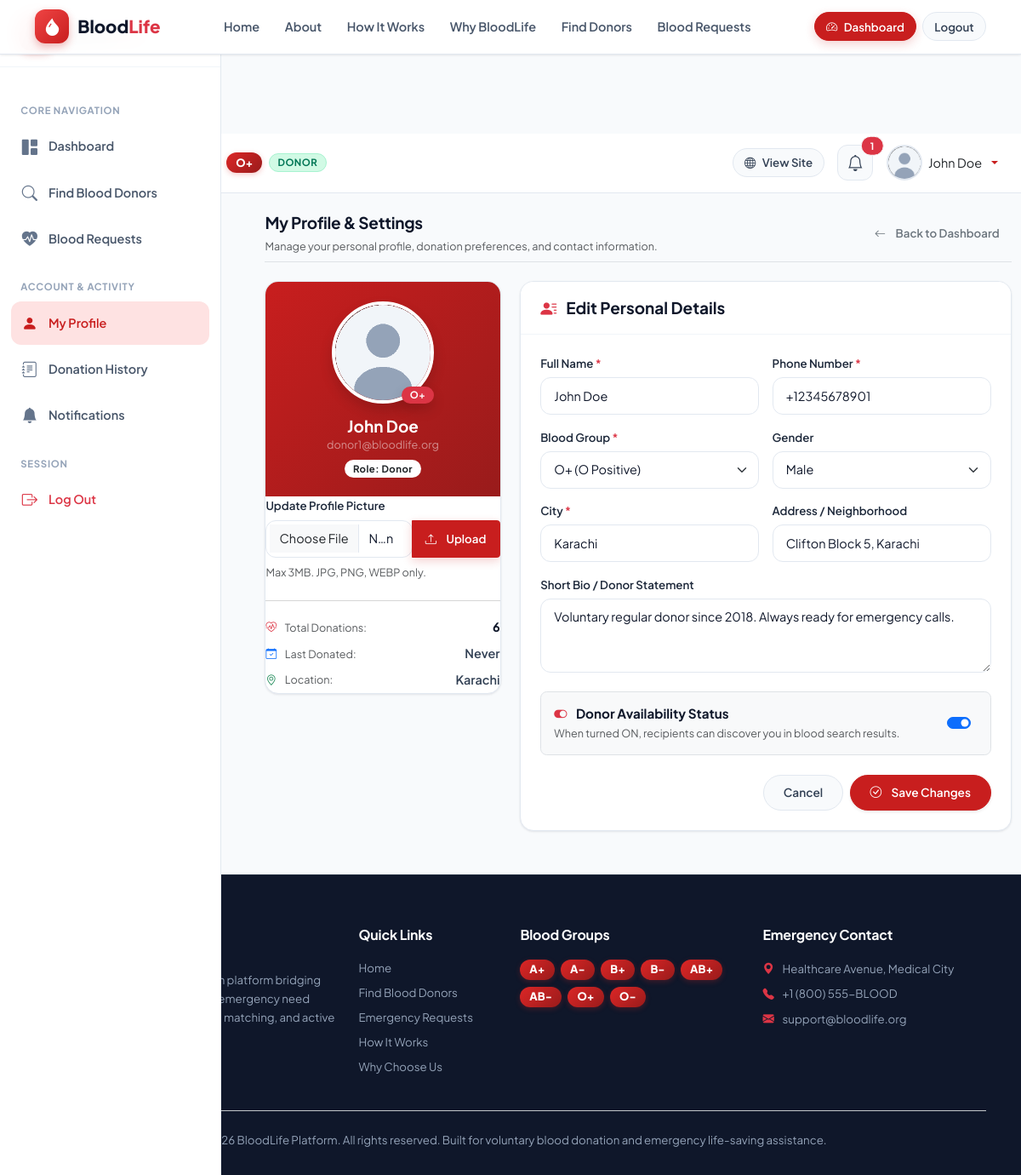
The app's page /profile.php (signed in) with its own data.
### tables this page shows
CREATE TABLE `user_profiles` (
    `id` BIGINT UNSIGNED AUTO_INCREMENT PRIMARY KEY,
    `user_id` BIGINT UNSIGNED NOT NULL UNIQUE,
    `full_name` VARCHAR(100) NOT NULL,
    `phone_number` VARCHAR(20) NOT NULL,
    `gender` ENUM('male', 'female', 'other') NOT NULL DEFAULT 'other',
    `date_of_birth` DATE NULL DEFAULT NULL,
    `blood_group_id` INT UNSIGNED NOT NULL,
    `city` VARCHAR(100) NOT NULL,
    `state_province` VARCHAR(100) NULL DEFAULT NULL,
    `address` TEXT NULL DEFAULT NULL,
    `avatar` VARCHAR(255) NOT NULL DEFAULT 'default_avatar.png',
    `bio` TEXT NULL DEFAULT NULL,
    `is_available_donor` TINYINT(1) NOT NULL DEFAULT 1 COMMENT '1 = Available, 0 = Unavailable',
    `last_donated_at` DATE NULL DEFAULT NULL,
    `total_donations_count` INT UNSIGNED NOT NULL DEFAULT 0,
    `updated_at` TIMESTAMP NOT NULL DEFAULT CURRENT_TIMESTAMP ON UPDATE CURRENT_TIMESTAMP,
    CONSTRAINT `fk_profiles_user` FOREIGN KEY (`user_id`) REFERENCES `users` (`id`) ON DELETE CASCADE ON UPDATE CASCADE,
    CONSTRAINT `fk_profiles_blood_group` FOREIGN KEY (`blood_group_id`) REFERENCES `blood_groups` (`id`) ON DELETE RESTRICT ON UPDATE CASCADE,
    INDEX `idx_profile_search` (`blood_group_id`, `city`, `is_available_donor`)
);

CREATE TABLE `blood_groups` (
    `id` INT UNSIGNED AUTO_INCREMENT PRIMARY KEY,
    `code` VARCHAR(5) NOT NULL UNIQUE,
    `display_name` VARCHAR(20) NOT NULL,
    `can_donate_to` JSON NOT NULL COMMENT 'Array of blood group codes this group can donate to',
    `can_receive_from` JSON NOT NULL COMMENT 'Array of blood group codes this group can receive from',
    `description` TEXT NULL,
    `created_at` TIMESTAMP NOT NULL DEFAULT CURRENT_TIMESTAMP
);

CREATE TABLE `users` (
    `id` BIGINT UNSIGNED AUTO_INCREMENT PRIMARY KEY,
    `username` VARCHAR(50) NOT NULL UNIQUE,
    `email` VARCHAR(100) NOT NULL UNIQUE,
    `password` VARCHAR(255) NOT NULL COMMENT 'BCRYPT hashed password',
    `primary_role` ENUM('donor', 'requester', 'both') NOT NULL DEFAULT 'donor',
    `status` ENUM('active', 'inactive', 'suspended') NOT NULL DEFAULT 'active',
    `last_login_at` TIMESTAMP NULL DEFAULT NULL,
    `created_at` TIMESTAMP NOT NULL DEFAULT CURRENT_TIMESTAMP,
    `updated_at` TIMESTAMP NOT NULL DEFAULT CURRENT_TIMESTAMP ON UPDATE CURRENT_TIMESTAMP,
    INDEX `idx_users_email` (`email`),
    INDEX `idx_users_role` (`primary_role`, `status`)
);

### views/profile/index.php (the view, shortened to what the rows shown need)
<?php
require_once ROOT_PATH . '/views/includes/header.php';
require_once ROOT_PATH . '/views/includes/dash-header.php';
?>
<div class="container-fluid py-4 dashboard-wrapper">
    <div class="row g-4">
        <div class="col-lg-3">
            <?php require_once ROOT_PATH . '/views/includes/dash-sidebar.php'; ?>
        </div>
        <div class="col-lg-9">
            <div class="d-flex justify-content-between align-items-center mb-4 pb-2 border-bottom">
                <div>
                    <h2 class="h3 fw-bold mb-1 text-slate-800">My Profile & Settings</h2>
                    <p class="text-muted small mb-0">Manage your personal profile, donation preferences, and contact information.</p>
                </div>
                <a href="<?= APP_URL ?>/dashboard.php" class="btn btn-outline-secondary btn-sm rounded-pill px-3">
                    <i class="bi bi-arrow-left me-1"></i> Back to Dashboard
                </a>
            </div>
            <div class="row g-4">
                <div class="col-md-4">
                    <div class="bl-card bl-card-flush mb-4">
                        <div class="bg-crimson-gradient py-4 text-center text-white position-relative">
                            <div class="avatar-wrapper mb-3 position-relative d-inline-block">
                                <?php if (!empty($profile['avatar']) && file_exists(PUBLIC_PATH . '/uploads/avatars/' . $profile['avatar'])): ?>
                                    <img src="<?= APP_URL ?>/uploads/avatars/<?= SecurityHelper::sanitizeOutput($profile['avatar']) ?>"
                                         alt="Profile Avatar"
                                         class="rounded-circle border border-4 border-white shadow"
                                         style="width: 120px; height: 120px; object-fit: cover;">
                                <?php endif; ?>
                                <span class="badge bg-danger rounded-pill position-absolute bottom-0 end-0 shadow px-2 py-1 fs-7">
                                    <?= SecurityHelper::sanitizeOutput($profile['blood_group'] ?? 'N/A') ?>
                                </span>
                            </div>
                            <h5 class="fw-bold mb-0 text-white"><?= SecurityHelper::sanitizeOutput($profile['full_name']) ?></h5>
                            <p class="text-white-50 small mb-0"><?= SecurityHelper::sanitizeOutput($profile['email']) ?></p>
                            <span class="badge bg-white text-dark mt-2 text-capitalize fw-semibold">
                                Role: <?= SecurityHelper::sanitizeOutput($profile['primary_role']) ?>
                            </span>
                        </div>
                        <div class="card-body p-4">
                            <form action="<?= APP_URL ?>/profile.php?action=avatar" method="POST" enctype="multipart/form-data" class="mb-4">
                                <label class="form-label fw-semibold small text-muted">Update Profile Picture</label>
                                <div class="input-group input-group-sm mb-2">
                                    <input type="file" name="avatar" class="form-control rounded-start" accept="image/jpeg,image/png,image/webp" required>
                                    <button type="submit" class="btn btn-danger px-3">
                                        <i class="bi bi-upload me-1"></i> Upload
                                    </button>
                                </div>
                                <div class="form-text fs-7">Max 3MB. JPG, PNG, WEBP only.</div>
                            </form>
                            <hr class="text-muted opacity-25">
                            <div class="space-y-3">
                                <div class="d-flex justify-content-between align-items-center py-1">
                                    <span class="text-muted small"><i class="bi bi-heart-pulse me-2 text-danger"></i> Total Donations:</span>
                                    <span class="fw-bold text-slate-800"><?= (int)($profile['total_donations_count'] ?? 0) ?></span>
                                </div>
                                <div class="d-flex justify-content-between align-items-center py-1">
                                    <span class="text-muted small"><i class="bi bi-calendar-check me-2 text-primary"></i> Last Donated:</span>
                                    <span class="fw-semibold text-slate-700">
                                        <?= !empty($profile['last_donation_date']) ? FormatHelper::formatDate($profile['last_donation_date']) : 'Never' ?>
                                    </span>
                                </div>
                                <div class="d-flex justify-content-between align-items-center py-1">
                                    <span class="text-muted small"><i class="bi bi-geo-alt me-2 text-success"></i> Location:</span>
                                    <span class="fw-semibold text-slate-700"><?= SecurityHelper::sanitizeOutput($profile['city']) ?></span>
                                </div>
                            </div>
                        </div>
                    </div>
                </div>
                <div class="col-md-8">
                    <div class="bl-card mb-0">
                        <div class="bl-card-header">
                            <h5 class="fw-bold mb-0 text-slate-800"><i class="bi bi-person-lines-fill text-danger me-2"></i> Edit Personal Details</h5>
                        </div>
                        <div class="card-body p-4">
                            <form action="<?= APP_URL ?>/profile.php?action=update" method="POST">
                                <div class="row g-3 mb-3">
                                    <div class="col-md-6">
                                        <label for="full_name" class="form-label fw-semibold text-slate-700">Full Name <span class="text-danger">*</span></label>
                                        <input type="text"
                                               id="full_name"
                                               name="full_name"
                                               class="form-control form-control-lg rounded-3 fs-6"
                                               value="<?= SecurityHelper::sanitizeOutput($profile['full_name']) ?>"
                                               required>
                                    </div>
                                    <div class="col-md-6">
                                        <label for="phone_number" class="form-label fw-semibold text-slate-700">Phone Number <span class="text-danger">*</span></label>
                                        <input type="text"
                                               id="phone_number"
                                               name="phone_number"
                                               class="form-control form-control-lg rounded-3 fs-6"
                                               value="<?= SecurityHelper::sanitizeOutput($profile['phone_number']) ?>"
                                               required>
                                    </div>
                                </div>
                                <div class="row g-3 mb-3">
                                    <div class="col-md-6">
                                        <label for="blood_group_id" class="form-label fw-semibold text-slate-700">Blood Group <span class="text-danger">*</span></label>
                                        <select id="blood_group_id" name="blood_group_id" class="form-select form-select-lg rounded-3 fs-6" required>
                                            <?php foreach ($bloodGroups as $bg): ?>
                                                <option value="<?= $bg['id'] ?>" <?= ($profile['blood_group_id'] == $bg['id']) ? 'selected' : '' ?>>
                                                    <?= SecurityHelper::sanitizeOutput($bg['code']) ?> (<?= SecurityHelper::sanitizeOutput($bg['display_name']) ?>)
                                                </option>
                                            <?php endforeach; ?>
                                        </select>
                                    </div>
                                    <div class="col-md-6">
                                        <label for="gender" class="form-label fw-semibold text-slate-700">Gender</label>
                                        <select id="gender" name="gender" class="form-select form-select-lg rounded-3 fs-6">
                                            <option value="male" <?= ($profile['gender'] === 'male') ? 'selected' : '' ?>>Male</option>
                                        </select>
                                    </div>
                                </div>
                                <div class="row g-3 mb-3">
                                    <div class="col-md-6">
                                        <label for="city" class="form-label fw-semibold text-slate-700">City <span class="text-danger">*</span></label>
                                        <input type="text"
                                               id="city"
                                               name="city"
                                               class="form-control form-control-lg rounded-3 fs-6"
                                               value="<?= SecurityHelper::sanitizeOutput($profile['city']) ?>"
                                               required>
                                    </div>
                                    <div class="col-md-6">
                                        <label for="address" class="form-label fw-semibold text-slate-700">Address / Neighborhood</label>
                                        <input type="text"
                                               id="address"
                                               name="address"
                                               class="form-control form-control-lg rounded-3 fs-6"
                                               value="<?= SecurityHelper::sanitizeOutput($profile['address'] ?? '') ?>">
                                    </div>
                                </div>
                                <div class="mb-4">
                                    <label for="bio" class="form-label fw-semibold text-slate-700">Short Bio / Donor Statement</label>
                                    <textarea id="bio"
                                              name="bio"
                                              rows="3"
                                              class="form-control rounded-3"
                                              placeholder="Share details about your availability, blood donation history, or readiness to help..."><?= SecurityHelper::sanitizeOutput($profile['bio'] ?? '') ?></textarea>
                                </div>
                                <?php if ($profile['primary_role'] === 'donor' || $profile['primary_role'] === 'both'): ?>
                                    <div class="p-3 bg-light rounded-3 mb-4 d-flex align-items-center justify-content-between border">
                                        <div>
                                            <h6 class="fw-bold mb-1 text-slate-800"><i class="bi bi-toggle-on text-danger me-2"></i> Donor Availability Status</h6>
                                            <p class="text-muted small mb-0">When turned ON, recipients can discover you in blood search results.</p>
                                        </div>
                                        <div class="form-check form-switch form-switch-md mb-0">
                                            <input class="form-check-input"
                                                   type="checkbox"
                                                   name="is_available_donor"
                                                   id="is_available_donor"
                                                   value="1"
                                                   <?= !empty($profile['is_available_donor']) ? 'checked' : '' ?>>
                                        </div>
                                    </div>
                                <?php endif; ?>
                                <div class="d-flex justify-content-end gap-2">
                                    <a href="<?= APP_URL ?>/dashboard.php" class="btn btn-light rounded-pill px-4">Cancel</a>
                                    <button type="submit" class="btn btn-danger rounded-pill px-4 fw-semibold shadow-sm">
                                        <i class="bi bi-check-circle me-1"></i> Save Changes
                                    </button>
                                </div>
                            </form>
                        </div>
                    </div>
                </div>
            </div>
        </div>
    </div>
</div>
<?php require_once ROOT_PATH . '/views/includes/footer.php'; ?>

### records on screen
user_profiles: avatar (placeholder picture), blood_group.code "O+", full_name "John Doe", user.email "donor1@bloodlife.org", user.primary_role "Donor", total_donations_count "6", city "Karachi", phone_number "+12345678901", blood_group_id "O+ (O Positive)", gender "Male", address "Clifton Block 5, Karachi", bio "Voluntary regular donor since 2018. Always ready for emergency calls.", is_available_donor "☑"

### other values on screen
$bloodGroup "O+"
$userRole "DONOR"
$unreadCount "1"
$fullName "John Doe"
